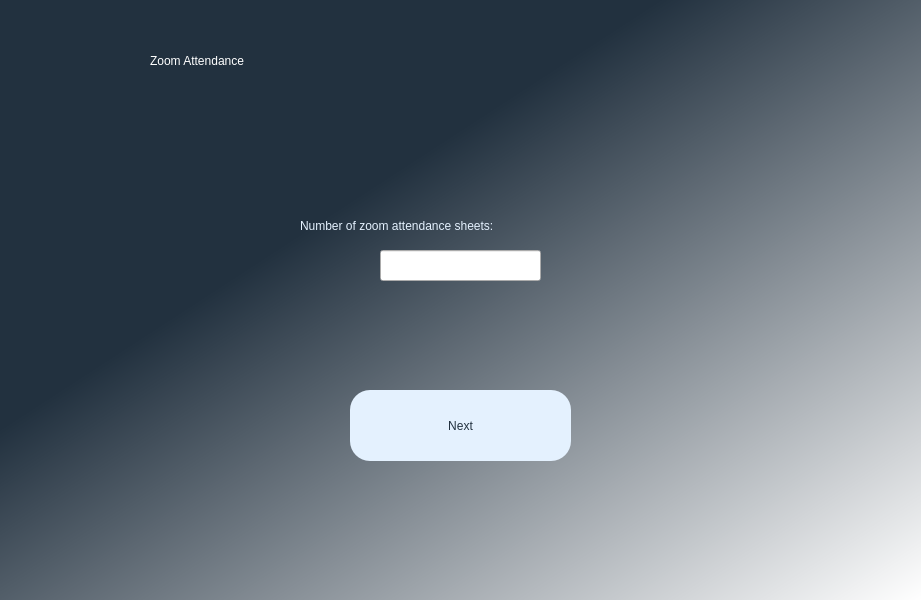
<?xml version="1.0" encoding="UTF-8"?>
<ui version="4.0">
 <class>Dialog</class>
 <widget class="QDialog" name="Dialog">
  <property name="geometry">
   <rect>
    <x>0</x>
    <y>0</y>
    <width>921</width>
    <height>600</height>
   </rect>
  </property>
  <property name="windowTitle">
   <string>Dialog</string>
  </property>
  <widget class="QWidget" name="widget" native="true">
   <property name="geometry">
    <rect>
     <x>0</x>
     <y>0</y>
     <width>921</width>
     <height>600</height>
    </rect>
   </property>
   <property name="styleSheet">
    <string notr="true">QWidget#widget{
background-color:qlineargradient(spread:pad, x1:0, y1:0, x2:1, y2:1, stop:0.357955 rgba(34, 49, 63, 1), stop:1 rgba(255, 255, 255, 255))}</string>
   </property>
   <widget class="QLabel" name="label">
    <property name="geometry">
     <rect>
      <x>150</x>
      <y>0</y>
      <width>651</width>
      <height>121</height>
     </rect>
    </property>
    <property name="styleSheet">
     <string notr="true">color: rgb(255, 255, 255);
font: 75 60pt &quot;Malgun Gothic&quot;;</string>
    </property>
    <property name="text">
     <string>Zoom Attendance</string>
    </property>
   </widget>
   <widget class="QPushButton" name="next_button">
    <property name="geometry">
     <rect>
      <x>350</x>
      <y>390</y>
      <width>221</width>
      <height>71</height>
     </rect>
    </property>
    <property name="styleSheet">
     <string notr="true">border-radius: 20px;
font: 75 30pt &quot;Malgun Gothic&quot;;
color: rgba(34, 49, 63, 1);
background-color:rgba(228, 241, 254, 1);</string>
    </property>
    <property name="text">
     <string>Next</string>
    </property>
   </widget>
   <widget class="QLabel" name="error_1">
    <property name="geometry">
     <rect>
      <x>550</x>
      <y>260</y>
      <width>161</width>
      <height>16</height>
     </rect>
    </property>
    <property name="styleSheet">
     <string notr="true">font: 10pt &quot;MS Shell Dlg 2&quot;;
color: rgb(255, 0, 0);</string>
    </property>
    <property name="text">
     <string/>
    </property>
   </widget>
   <widget class="QLabel" name="label_5">
    <property name="geometry">
     <rect>
      <x>300</x>
      <y>210</y>
      <width>351</width>
      <height>31</height>
     </rect>
    </property>
    <property name="styleSheet">
     <string notr="true">color: rgba(228, 241, 254, 1);
font: 16pt &quot;Rockwell&quot;;</string>
    </property>
    <property name="text">
     <string>Number of zoom attendance sheets:</string>
    </property>
   </widget>
   <widget class="QLineEdit" name="num_zoom_attendance_sheets">
    <property name="geometry">
     <rect>
      <x>380</x>
      <y>250</y>
      <width>161</width>
      <height>31</height>
     </rect>
    </property>
    <property name="text">
     <string/>
    </property>
   </widget>
  </widget>
 </widget>
 <resources/>
 <connections/>
</ui>
